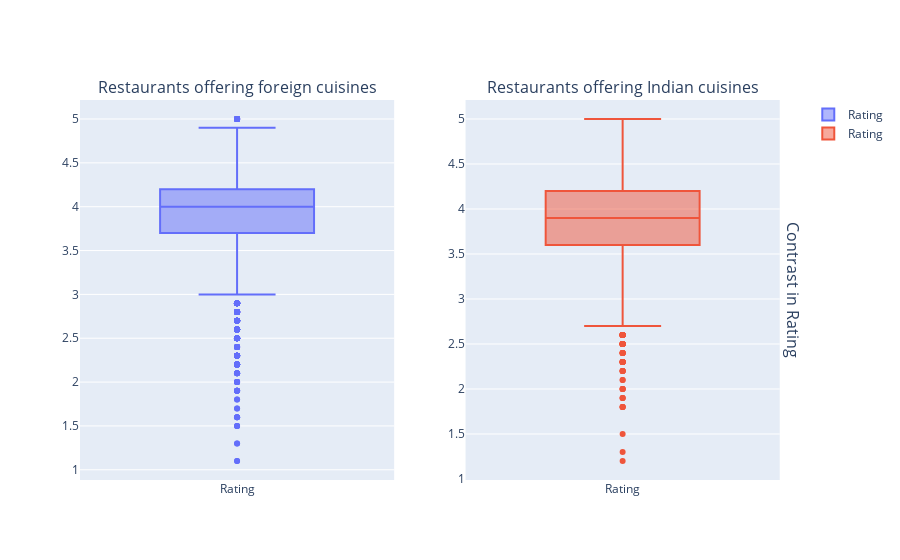

Notebook code cell kept with this figure:
### Code cell
trace0 = go.Box(y = rating_sumF, name = "Rating")
trace1 = go.Box(y = rating_sum, name = "Rating")
fig = make_subplots(rows=1, 
                    cols=2, 
                    print_grid= True, 
                    row_titles=['Contrast in Rating'],column_titles=["Restaurants offering foreign cuisines","Restaurants offering Indian cuisines"]
                    
                    
                   )
fig.append_trace(trace0, 1, 1)
fig.append_trace(trace1, 1, 2)
fig.show()

### Figure 1 — Plotly figure (JSON) as saved in the notebook; plotly's stock layout.template omitted (floating-point values rounded to 4 significant figures; data arrays with more than 128 entries replaced by an {"elided": "..."} marker saying what was removed)
{"data": [{"name": "Rating", "type": "box", "xaxis": "x", "y": {"elided": "11307 float values"}, "yaxis": "y"}, {"name": "Rating", "type": "box", "xaxis": "x2", "y": {"elided": "2805 float values"}, "yaxis": "y2"}], "layout": {"annotations": [{"font": {"size": 16}, "showarrow": false, "text": "Restaurants offering foreign cuisines", "x": 0.22, "xanchor": "center", "xref": "paper", "y": 1, "yanchor": "bottom", "yref": "paper"}, {"font": {"size": 16}, "showarrow": false, "text": "Restaurants offering Indian cuisines", "x": 0.76, "xanchor": "center", "xref": "paper", "y": 1, "yanchor": "bottom", "yref": "paper"}, {"font": {"size": 16}, "showarrow": false, "text": "Contrast in Rating", "textangle": 90, "x": 0.98, "xanchor": "left", "xref": "paper", "y": 0.5, "yanchor": "middle", "yref": "paper"}], "xaxis": {"anchor": "y", "domain": [0, 0.44]}, "xaxis2": {"anchor": "y2", "domain": [0.54, 0.98]}, "yaxis": {"anchor": "x", "domain": [0, 1]}, "yaxis2": {"anchor": "x2", "domain": [0, 1]}}}
